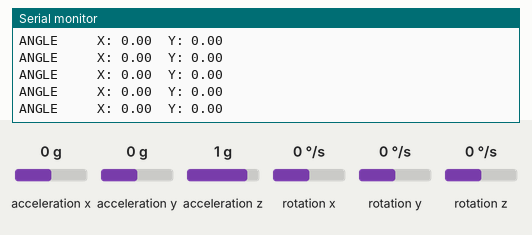
A sketch run on a simulated Arduino Uno, built with avr-gcc and run on an emulated ATmega328P. Parts: the last lines printed to the serial monitor. Inputs (shaded band) come from the test bench; at power-on: acceleration x 0 g, acceleration y 0 g, acceleration z 1 g, rotation x 0 °/s, rotation y 0 °/s, rotation z 0 °/s.

Above: at 3.2 s.
3.3 s: acceleration x set to -1.4 g
At 3.36 s:
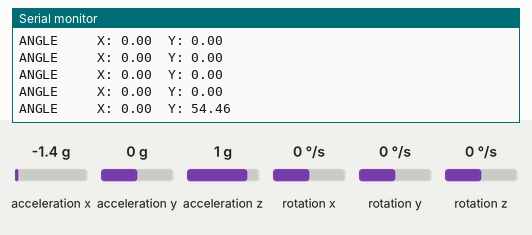
4.8 s: acceleration y set to -1.4 g
At 4.9 s:
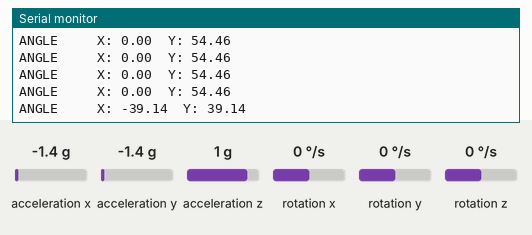
6.3 s: acceleration x set to 0 g
At 6.33 s:
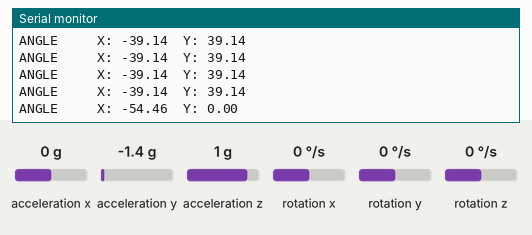
9.3 s: acceleration z set to -1.4 g
At 9.3 s:
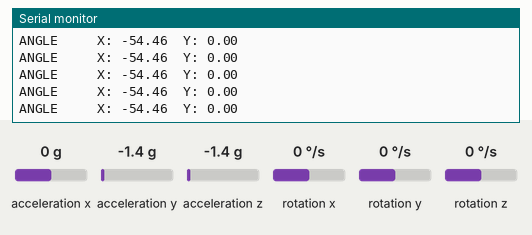
13.8 s: acceleration x set to 0.8 g
At 13.8 s:
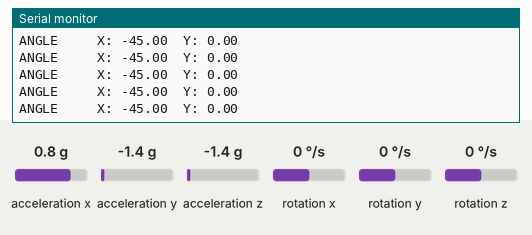
Timing chart, 0 to 16.8 s (numbered marks = the images above; inputs shaded):
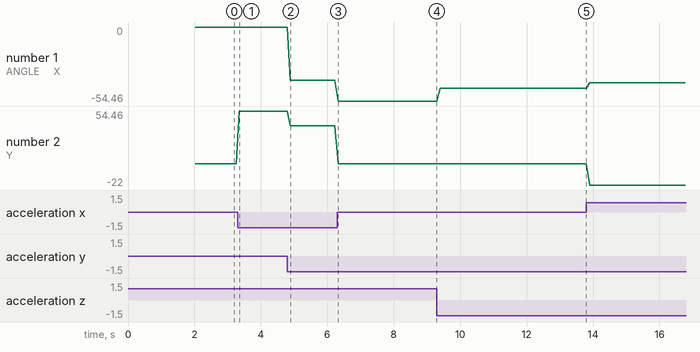

The sketch:

CS3651_test_seperateIMU.ino
```cpp
/*
#include <Wire.h>
const int MPU_ADDR = 0x68;
int16_t AcX, AcY, AcZ, Tmp, GyX, GyY, GyZ;

void setup() {
  Wire.begin();
  Wire.beginTransmission(MPU_ADDR);
  Wire.write(0x6B);
  Wire.write(0);
  Wire.endTransmission(true);
  Serial.begin(9600);
}

void loop() {
  Wire.beginTransmission(MPU_ADDR);
  Wire.write(0x3B);
  Wire.endTransmission(false);
  Wire.requestFrom(MPU_ADDR, 14, true);  // Should be 14 bytes if you want Temp too

  AcX = Wire.read() << 8 | Wire.read();
  AcY = Wire.read() << 8 | Wire.read();
  AcZ = Wire.read() << 8 | Wire.read();
  Tmp = Wire.read() << 8 | Wire.read();  // Optional: temp in raw
  GyX = Wire.read() << 8 | Wire.read();
  GyY = Wire.read() << 8 | Wire.read();
  GyZ = Wire.read() << 8 | Wire.read();

  Serial.print("Accelerometer: ");
  Serial.print("X = "); Serial.print(AcX);
  Serial.print(" | Y = "); Serial.print(AcY);
  Serial.print(" | Z = "); Serial.println(AcZ);

  Serial.print("Gyroscope: ");
  Serial.print("X = "); Serial.print(GyX);
  Serial.print(" | Y = "); Serial.print(GyY);
  Serial.print(" | Z = "); Serial.println(GyZ);

  Serial.println(" ");
  delay(40);
}
*/

/* Get all possible data from MPU6050
 * Accelerometer values are given as multiple of the gravity [1g = 9.81 m/s²]
 * Gyro values are given in deg/s
 * Angles are given in degrees
 * Note that X and Y are tilt angles and not pitch/roll.
 *
 * License: MIT
 */

#include "Wire.h"
#include <MPU6050_light.h>

MPU6050 mpu(Wire);

unsigned long timer = 0;

void setup() {
  Serial.begin(9600);
  Serial.println("STARTING!!");
  Wire.begin();
  Serial.println("WIRE BEGAN!!");

  byte status = mpu.begin();
  Serial.print(F("MPU6050 status: "));
  Serial.println(status);
  while(status!=0){ } // stop everything if could not connect to MPU6050

  Serial.println(F("Calculating offsets, do not move MPU6050"));
  delay(1000);
  mpu.calcOffsets(true,true); // gyro and accelero
  Serial.println("Done!\n");

}

void loop() {
  mpu.update();

  if(millis() - timer > 100){ // print data every second
    //Serial.print(F("TEMPERATURE: "));Serial.println(mpu.getTemp());
    //Serial.print(F("ACCELERO  X: "));Serial.print(mpu.getAccX());
    //Serial.print("\tY: ");Serial.print(mpu.getAccY());
    //Serial.print("\tZ: ");Serial.println(mpu.getAccZ());

    //Serial.print(F("GYRO      X: "));Serial.print(mpu.getGyroX());
    //Serial.print("\tY: ");Serial.print(mpu.getGyroY());
    //Serial.print("\tZ: ");Serial.println(mpu.getGyroZ());

   // Serial.print(F("ACC ANGLE X: "));Serial.print(mpu.getAccAngleX());
    //Serial.print("\tY: ");Serial.println(mpu.getAccAngleY());

    Serial.print(F("ANGLE     X: "));Serial.print(mpu.getAngleX());
    Serial.print("\tY: ");Serial.println(mpu.getAngleY());
   // Serial.print("\tZ: ");Serial.println(mpu.getAngleZ());
    //Serial.println(F("=====================================================\n"));
    timer = millis();
  }

}

/*
#include <Wire.h>

void setup() {
  Wire.begin();
  Serial.begin(9600);
  while (!Serial); // Wait for serial monitor
  Serial.println("I2C Scanner");
}

void loop() {
  byte error, address;
  int devices = 0;

  for(address = 1; address < 127; address++ ) {
    Wire.beginTransmission(address);
    error = Wire.endTransmission();

    if (error == 0) {
      Serial.print("I2C device found at 0x");
      if (address < 16) Serial.print("0");
      Serial.print(address, HEX);
      Serial.println(" !");
      devices++;
    }
  }

  if (devices == 0)
    Serial.println("No I2C devices found\n");
  else
    Serial.println("Scan done\n");

  delay(2000);
}
*/
```

Measured:
- after the input at 3.3 s, the serial monitor: prints a new line after 0.06 s (image 1)
- after the input at 4.8 s, the serial monitor: prints a new line after 0.09 s (image 2)
- after the input at 6.3 s, the serial monitor: prints a new line at once (image 3)
- plotted number 1: 0 → -39.14 after the input at 4.8 s, -39.14 → -54.46 after the input at 6.3 s, -54.46 → -45 after the input at 9.3 s, -45 → -40.97 after the input at 13.8 s
- plotted number 2: 0 → 54.46 after the input at 3.3 s, 54.46 → 39.14 after the input at 4.8 s, 0 → -22 after the input at 13.8 s
